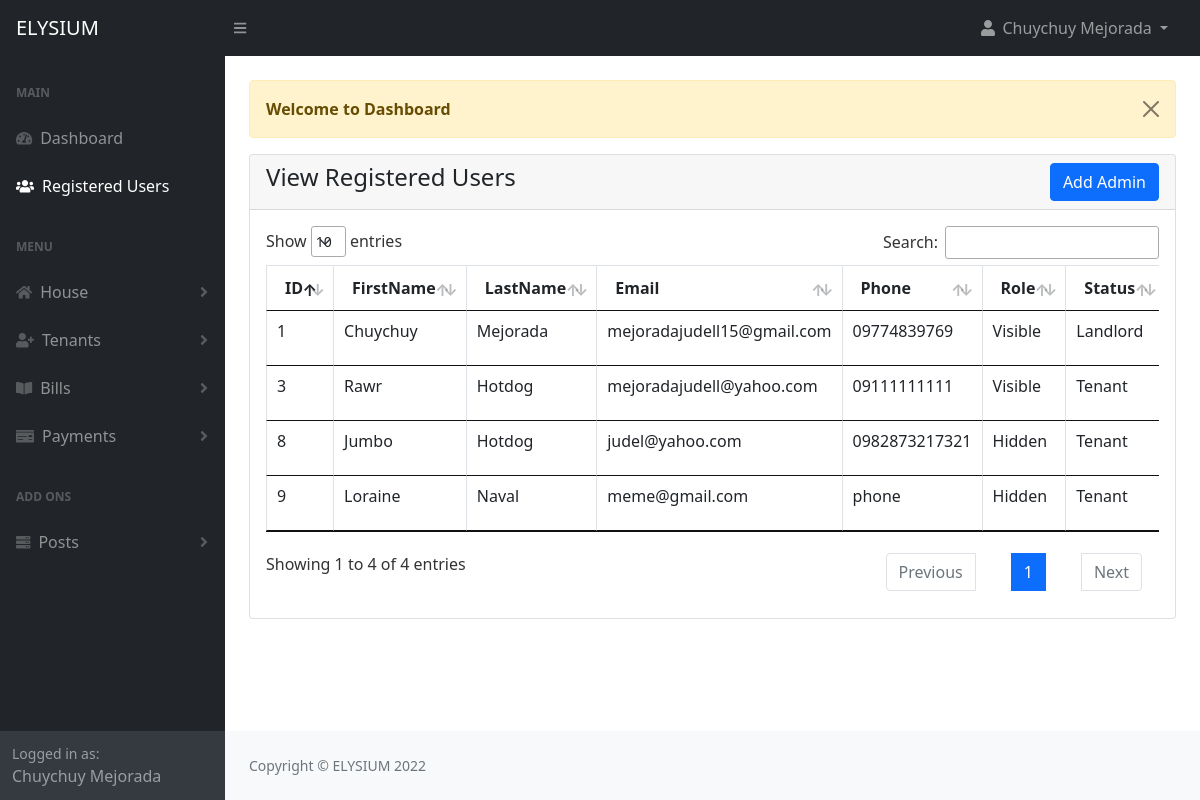
The page /admin/view-register.php (signed in) on the database as committed earlier.
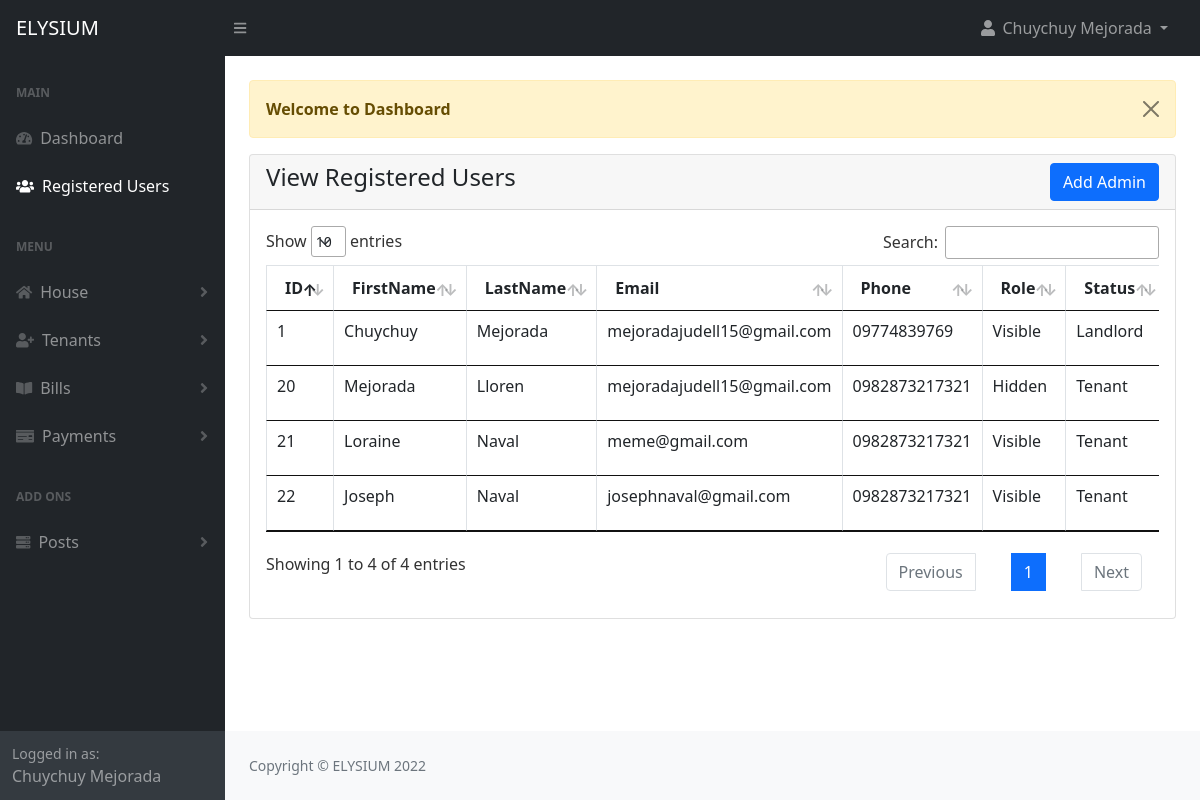
The same page on the database as committed later.
### tables this page shows
CREATE TABLE `users` (
  `id` int(11) NOT NULL,
  `fname` varchar(191) NOT NULL,
  `lname` varchar(191) NOT NULL,
  `email` varchar(191) NOT NULL,
  `phone` varchar(15) DEFAULT NULL,
  `password` varchar(191) NOT NULL,
  `role_as` tinyint(4) NOT NULL DEFAULT 0,
  `status` tinyint(1) NOT NULL DEFAULT 0 COMMENT '0 - tenant,1 - landlord, 2-super admin',
  `created_at` timestamp NOT NULL DEFAULT current_timestamp()
);

### admin/view-register.php (the view, shortened to what this page needs)
<?php
include("authentication.php");
include("includes/header.php");
?>
<div class="container-fluid px-4">
    <div class="row mt-4">
        <div class="col-md-12">
			<?php include('message.php'); ?>
            <div class="card">
                <div class="card-header">
                    <h4>View Registered Users
                        <a href="add-admin.php" class="btn btn-primary float-end">Add Admin</a>
                    </h4>
                </div>
                <div class="card-body">
                <div class="table-responsive">
                    <table id="myDataTable" class="table table-bordered table-stripe">
                        <thead>
                            <tr>
                                <th>ID</th>
                                <th>FirstName</th>
                                <th>LastName</th>
                                <th>Email</th>
                                <th>Phone</th>
                                <th>Role</th>
                                <th>Status</th>
                            </tr>
                        </thead>
                        <tbody>
                            <?php
                                $users = "SELECT * FROM users WHERE status != '2' ";
                                $users_run = mysqli_query($con,$users);
                                if(mysqli_num_rows($users_run) > 0 )
                                {
                                    foreach($users_run as $user)
                                    {
                                        ?>
                                        <tr>
                                            <td><?= $user['id'] ?></td>
                                            <td><?= $user['fname'] ?></td>
                                            <td><?= $user['lname'] ?></td>
                                            <td><?= $user['email'] ?></td>
                                            <td><?= $user['phone'] ?></td>
                                            <td>
                                                <?= $user['status'] == '1' ? 'Visible':'Hidden' ?>
                                            </td>
                                            <td>
                                                <?php
                                                    if($user['role_as'] == '1') { echo 'Landlord'; } else { echo 'Tenant'; }
                                                ?>
                                            </td>
                                        </tr>
                                        <?php
                                    }
                                }
                                else
                                {
                                    ?>
                                    <tr>
                                            <td colspan="6"> No Record Found</td>
                                    </tr>
                                    <?php
                                }
                            ?>
                        </tbody>
                    </table>
                </div>
                </div>
            </div>
        </div>
    </div>
</div>
<?php
include("includes/footer.php");
include("includes/scripts.php");
?>

### admin/includes/header.php (shortened to what this page needs)
<!DOCTYPE html>
<html lang="en">
    <head>
        <link href="css/styles.css" rel="stylesheet" />
        <link href="css/jquery.datables.min.css" rel="stylesheet" />
        <link href="css/dataTables.bootstrap5.min.css" rel="stylesheet" />
        <link href="https://cdn.jsdelivr.net/npm/summernote@0.8.18/dist/summernote.min.css" rel="stylesheet">
        <link href="https://cdn.jsdelivr.net/npm/summernote@0.8.18/dist/summernote-lite.min.css" rel="stylesheet">
    </head>
<body class="sb-nav-fixed">
    <?php include("includes/navbar-top.php"); ?>
    <div id="layoutSidenav">
        <?php include("includes/sidebar.php"); ?>
        <div id="layoutSidenav_content">
            <main>

### admin/includes/navbar-top.php (shortened to what this page needs)
<nav class="sb-topnav navbar navbar-expand navbar-dark bg-dark">
    <a class="navbar-brand ps-3" href="index.html">ELYSIUM</a>
    <button class="btn btn-link btn-sm order-1 order-lg-0 me-4 me-lg-0" id="sidebarToggle" href="#!"><i class="fas fa-bars"></i></button>
    <ul class="navbar-nav ms-auto ms-md-0 me-3 me-lg-4">
        <li class="nav-item dropdown">
            <a class="nav-link dropdown-toggle" id="navbarDropdown" href="#" role="button" data-bs-toggle="dropdown" aria-expanded="false">
                <i class="fas fa-user fa-fw"></i> <?= $_SESSION['auth_user']['user_name']; ?>
            </a>
        </li>
    </ul>
</nav>

### admin/includes/sidebar.php (shortened to what this page needs)
<div id="layoutSidenav_nav">
    <?php $page = substr($_SERVER['SCRIPT_NAME'], strrpos($_SERVER['SCRIPT_NAME'], "/")+1);?>
    <nav class="sb-sidenav accordion sb-sidenav-dark" id="sidenavAccordion">
        <div class="sb-sidenav-menu">
            <div class="nav">
                <div class="sb-sidenav-menu-heading">Main</div>
                <a class="nav-link <?= $page == 'index.php' ? 'active': ''?>" href="index.php">
                    <div class="sb-nav-link-icon"><i class="fas fa-tachometer-alt"></i></div>
                    Dashboard
                </a>
                <a class="nav-link <?= $page == 'view-register.php' ? 'active': ''?>" href="view-register.php">
                    <div class="sb-nav-link-icon"><i class="fas fa-users"></i></div>
                    Registered Users
                </a>
                <div class="sb-sidenav-menu-heading">Menu</div>
				<a class="nav-link collapsed <?= $page == 'house_add.php' || $page == 'house_view.php' || $page == 'house_edit.php' ? 'active': ''?>" href="#" data-bs-toggle="collapse" data-bs-target="#collapseHouse" aria-expanded="false" aria-controls="collapseHouse">
                    <div class="sb-nav-link-icon"><i class="fa fa-home"></i></div>
                    House
                    <div class="sb-sidenav-collapse-arrow"><i class="fas fa-angle-down"></i></div>
                </a>
                <a class="nav-link collapsed <?= $page == 'tenant_add.php' || $page == 'tenant_view.php' || $page == 'tenant_edit.php' ? 'active': ''?>" href="#" data-bs-toggle="collapse" data-bs-target="#collapseTenants" aria-expanded="false" aria-controls="collapseTenants">
                    <div class="sb-nav-link-icon"><i class="fa fa-user-plus"></i></div>
                    Tenants
                    <div class="sb-sidenav-collapse-arrow"><i class="fas fa-angle-down"></i></div>
                </a>
                <a class="nav-link collapsed <?= $page == 'bill_add.php' || $page == 'bill_view.php' || $page == 'bill_edit.php'? 'active': ''?>" href="#" data-bs-toggle="collapse" data-bs-target="#collapseBills" aria-expanded="false" aria-controls="collapseBills">
                    <div class="sb-nav-link-icon"><i class="fas fa-book-open"></i></div>
                    Bills
                    <div class="sb-sidenav-collapse-arrow"><i class="fas fa-angle-down"></i></div>
                </a>
                <a class="nav-link collapsed <?= $page == 'payment_add.php' || $page == 'payment_view.php' || $page == 'payment_edit.php' ? 'active': ''?>" href="#" data-bs-toggle="collapse" data-bs-target="#collapsePayments" aria-expanded="false" aria-controls="collapsePayments">
                    <div class="sb-nav-link-icon"><i class="fas fa-money-check"></i></div>
                    Payments
                    <div class="sb-sidenav-collapse-arrow"><i class="fas fa-angle-down"></i></div>
                </a>
                <div class="sb-sidenav-menu-heading">Add Ons</div>
                <a class="nav-link collapsed <?= $page == 'post_add.php' || $page == 'post_view.php' || $page == 'post_edit.php' ? 'active': ''?>" href="#" data-bs-toggle="collapse" data-bs-target="#collapsePost" aria-expanded="false" aria-controls="collapsePost">
                    <div class="sb-nav-link-icon"><i class="fa fa-server"></i></div>
                    Posts
                    <div class="sb-sidenav-collapse-arrow"><i class="fas fa-angle-down"></i></div>
                </a>
            </div>
        </div>
        <div class="sb-sidenav-footer">
            <div class="small">Logged in as:</div>
            <?php if(isset($_SESSION['auth_user'])) : ?>
            <?= $_SESSION['auth_user']['user_name']; ?>
            <?php endif;?>
        </div>
    </nav>
</div>

### admin/message.php (shortened to what this page needs)
<?php
if(isset($_SESSION["message"]))
{
    ?>
        <div class="alert alert-warning alert-dismissible fade show" role="alert" > <button type="button" class="btn-close" data-bs-dismiss="alert" aria-label="Close"></button>
            <strong><?= $_SESSION["message"]; ?></strong>
        </div>
    <?php
}
?>

### admin/includes/footer.php
        </main>
        <footer class="py-4 bg-light mt-auto">
            <div class="container-fluid px-4">
                <div class="d-flex align-items-center justify-content-between small">
                    <div class="text-muted">Copyright &copy; ELYSIUM 2022</div>
                </div>
            </div>
        </footer>
    </div>
</div>

### admin/includes/scripts.php (shortened to what this page needs)
</body>
</html>

Rows that differ between the two databases and show on the page:
removed users: id "3", fname "Rawr", lname "Hotdog", email "mejoradajudell@yahoo.com", phone "09111111111", status "Visible", role_as "Tenant"
removed users: id "8", fname "Jumbo", lname "Hotdog", email "judel@yahoo.com", phone "0982873217321", status "Hidden", role_as "Tenant"
removed users: id "9", fname "Loraine", lname "Naval", email "meme@gmail.com", phone "phone", status "Hidden", role_as "Tenant"
added users: id "20", fname "Mejorada", lname "Lloren", email "mejoradajudell15@gmail.com", phone "0982873217321", status "Hidden", role_as "Tenant"
added users: id "21", fname "Loraine", lname "Naval", email "meme@gmail.com", phone "0982873217321", status "Visible", role_as "Tenant"
added users: id "22", fname "Joseph", lname "Naval", email "josephnaval@gmail.com", phone "0982873217321", status "Visible", role_as "Tenant"
